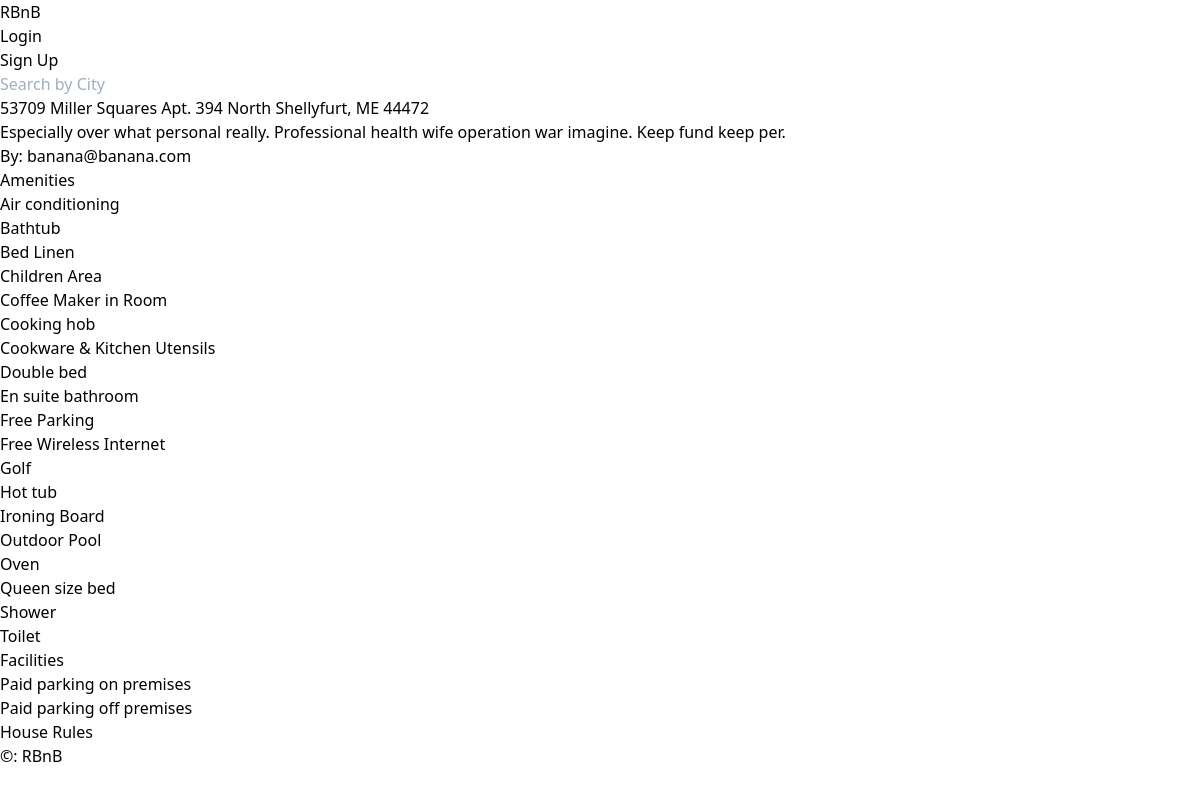
/rooms/29, run on the app's committed database.
### rooms/models.py (models this page shows, shortened)
class Room(core_models.TimeStampedModel):
    name = models.CharField(max_length=140)
    description = models.TextField()
    country = CountryField()
    city = models.CharField(max_length=80)
    price = models.IntegerField()
    address = models.CharField(max_length=140)
    guests = models.IntegerField(help_text="How many people will be staying?")
    beds = models.IntegerField()
    bedrooms = models.IntegerField()
    baths = models.IntegerField()
    check_in = models.TimeField()
    check_out = models.TimeField()
    instant_book = models.BooleanField(default=False)
    host = models.ForeignKey(
        "users.User", related_name="rooms", on_delete=models.CASCADE
    )
    room_type = models.ForeignKey(
        "RoomType", related_name="rooms", on_delete=models.SET_NULL, null=True
    )
    amenities = models.ManyToManyField("Amenity", related_name="rooms", blank=True)
    facilities = models.ManyToManyField("Facility", related_name="rooms", blank=True)
    house_rules = models.ManyToManyField("HouseRule", related_name="rooms", blank=True)

class AbstractItem(core_models.TimeStampedModel):
    name = models.CharField(max_length=80)
    class Meta:
        abstract = True
    def __str__(self):
        return self.name

class Amenity(AbstractItem):
    class Meta:
        verbose_name_plural = "Amenities"

class Facility(AbstractItem):
    class Meta:
        verbose_name_plural = "Facilities"

### users/models.py (models this page shows, shortened)
class User(AbstractUser):
    GENDER_MALE = "male"
    GENDER_FEMALE = "female"
    GENDER_OTHER = "other"
    GENDER_CHOICES = {
        (GENDER_MALE, "Male"),
        (GENDER_FEMALE, "Female"),
        (GENDER_OTHER, "Other"),
    }
    LANGUAGE_ENGLIST = "en"
    LANGUAGE_KOREAN = "kr"
    LANGUAGE_CHOICES = {(LANGUAGE_ENGLIST, "English"), (LANGUAGE_KOREAN, "Korean")}
    CURRENCY_USD = "usd"
    CURRENCY_KRW = "krw"
    CURRENCY_CHOICES = {(CURRENCY_USD, "USD"), (CURRENCY_KRW, "KRW")}
    LOGIN_EMAIL = "email"
    LOGIN_GITHUB = "github"
    LOGIN_KAKAO = "kakao"
    LOGIN_CHOICES = (
        (LOGIN_EMAIL, "Email"),
        (LOGIN_GITHUB, "Github"),
        (LOGIN_KAKAO, "Kakao"),
    )
    avatar = models.ImageField(upload_to="avatars", blank=True)
    gender = models.CharField(choices=GENDER_CHOICES, max_length=10, blank=True)
    bio = models.TextField(blank=True)
    birthdate = models.DateField(blank=True, null=True)
    language = models.CharField(
        choices=LANGUAGE_CHOICES, max_length=3, blank=True, default=LANGUAGE_KOREAN
    )
    currency = models.CharField(
        choices=CURRENCY_CHOICES, max_length=3, blank=True, default=CURRENCY_KRW
    )
    superhost = models.BooleanField(default=False)
    email_verified = models.BooleanField(default=False)
    email_secret = models.CharField(max_length=20, default="", blank=True)
    login_method = models.CharField(
        max_length=50, choices=LOGIN_CHOICES, default=LOGIN_EMAIL
    )

### rooms/views.py (the view)
# urls.py: path("<int:pk>", views.RoomDetail.as_view(), name="detail"),
class RoomDetail(DetailView):
    model = models.Room

### templates/rooms/room_detail.html (shortened to what this page needs)
{% extends "base.html" %}
{% block content %}
<div>
    <h3>{{room.name}}</h3>
    <h5>{{room.description}}</h5>
</div>
<div>
    <h2>By: {{room.host.username}}
    </h2>
    <h3>Amenities</h3>
    <ul>
        {% for a in room.amenities.all %}
        <li>{{a}}</li>
        {% endfor %}
    </ul>
    <h3>Facilities</h3>
    <ul>
        {% for a in room.facilities.all %}
        <li>{{a}}</li>
        {% endfor %}
    </ul>
    <h3>House Rules</h3>
</div>
{% endblock %}

### data on the page
Room: name "53709 Miller Squares Apt. 394 North Shellyfurt, ME 44472", description "Especially over what personal really. Professional health wife operation war imagine. Keep fund keep per.", host.username "banana@banana.com"
Amenity: name "Air conditioning"
Amenity: name "Bathtub"
Amenity: name "Bed Linen"
Amenity: name "Children Area"
Amenity: name "Coffee Maker in Room"
Amenity: name "Cooking hob"
Amenity: name "Cookware & Kitchen Utensils"
Amenity: name "Double bed"
Amenity: name "En suite bathroom"
Amenity: name "Free Parking"
Amenity: name "Free Wireless Internet"
Amenity: name "Golf"
Amenity: name "Hot tub"
Amenity: name "Ironing Board"
Amenity: name "Outdoor Pool"
Amenity: name "Oven"
Amenity: name "Queen size bed"
Amenity: name "Shower"
Amenity: name "Toilet"
Facility: name "Paid parking on premises"
Facility: name "Paid parking off premises"
